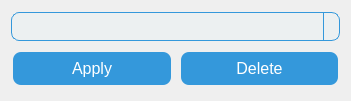
     <widget class="QWidget" name="widget_11" native="true">
      <property name="geometry">
       <rect>
        <x>0</x>
        <y>430</y>
        <width>351</width>
        <height>101</height>
       </rect>
      </property>
      <layout class="QVBoxLayout" name="verticalLayout_10">
       <item>
        <widget class="QComboBox" name="cbb_ConfigName">
         <property name="font">
          <font>
           <pointsize>-1</pointsize>
           <bold>true</bold>
          </font>
         </property>
         <property name="styleSheet">
          <string notr="true">QComboBox {
    border: 1px solid #3498db;
    border-radius: 8px;
    padding: 3px;
    font-size: 16px;
    background-color: #ecf0f1;
}

QComboBox::drop-down {
    border-left: 1px solid #3498db;
}

QComboBox::down-arrow {
    image: url(:/down_arrow.png); /* Replace with your icon */
}

QComboBox QAbstractItemView {
    border: 1px solid #3498db;
    selection-background-color: #3498db;
    selection-color: white;
}</string>
         </property>
        </widget>
       </item>
       <item>
        <layout class="QHBoxLayout" name="horizontalLayout_28">
         <item>
          <widget class="QPushButton" name="bt_UseConfig">
           <property name="styleSheet">
            <string notr="true">QPushButton {
    background-color: #3498db;
    border: none;
    color: white;
    padding: 7px 14px;
    text-align: center;
    text-decoration: none;
    font-size: 16px;
    margin: 4px 2px;
    transition-duration: 0.4s;
    cursor: pointer;
    border-radius: 8px;
}

QPushButton:hover {
    background-color: #2980b9;
    box-shadow: 0 5px 15px rgba(0, 0, 0, 0.3);
}

QPushButton:pressed {
    background-color: #2980b9;
    box-shadow: 0 5px 15px rgba(0, 0, 0, 0.3);
    transform: translateY(2px);
}</string>
           </property>
           <property name="text">
            <string>Apply</string>
           </property>
          </widget>
         </item>
         <item>
          <widget class="QPushButton" name="bt_DeleteConfig">
           <property name="styleSheet">
            <string notr="true">QPushButton {
    background-color: #3498db;
    border: none;
    color: white;
    padding: 7px 14px;
    text-align: center;
    text-decoration: none;
    font-size: 16px;
    margin: 4px 2px;
    transition-duration: 0.4s;
    cursor: pointer;
    border-radius: 8px;
}

QPushButton:hover {
    background-color: #2980b9;
    box-shadow: 0 5px 15px rgba(0, 0, 0, 0.3);
}

QPushButton:pressed {
    background-color: #2980b9;
    box-shadow: 0 5px 15px rgba(0, 0, 0, 0.3);
    transform: translateY(2px);
}</string>
           </property>
           <property name="text">
            <string>Delete</string>
           </property>
          </widget>
         </item>
        </layout>
       </item>
      </layout>
     </widget>
